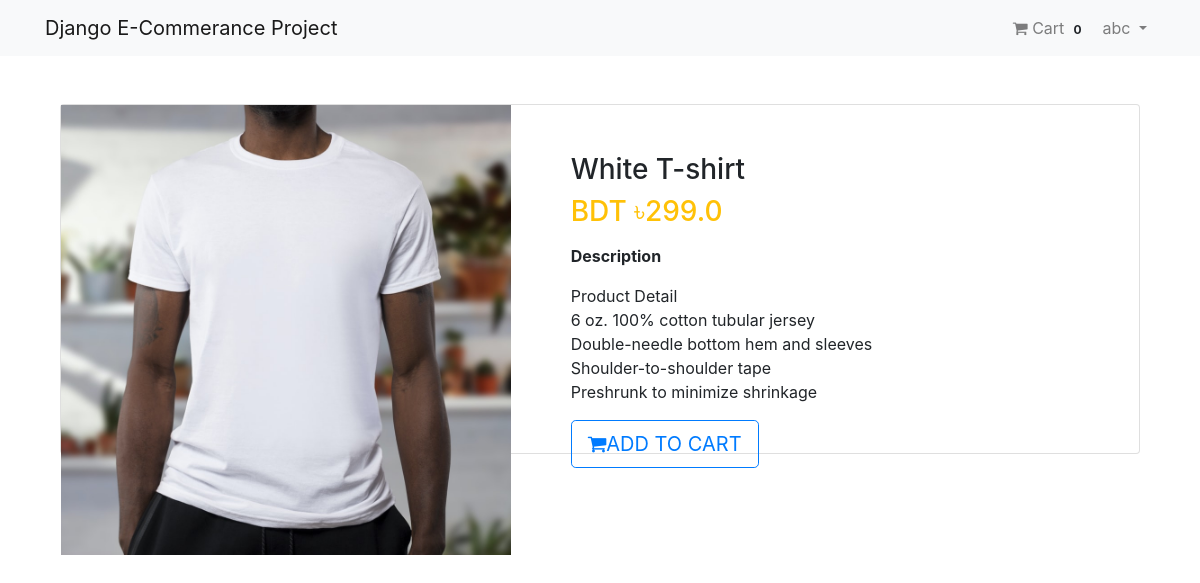
Screenshot of /product/1/ (signed in) with the database file from the repository.
### App_Login/models.py (models this page shows, shortened)
class User(AbstractBaseUser, PermissionsMixin):
    email = models.EmailField(unique=True, null=False)
    is_staff = models.BooleanField(
        translate('staff status'),
        default=False,
        help_text= translate('Designates whether the user can log in this site')
    )
    is_active = models.BooleanField(
        translate('active'),
        default=True,
        help_text = translate('Designates whether this user should be treates as active. Unselect this instead of delecting Accounts')
    )
    USERNAME_FIELD = 'email'
    object = MyUserManager()

class Profile(models.Model):
    user = models.OneToOneField(User, on_delete=models.CASCADE, related_name='profile')
    username = models.CharField(max_length=264, blank=True)
    full_name = models.CharField(max_length=264, blank=True)
    address_1 = models.TextField(max_length=300, blank=True)
    city = models.CharField(max_length=40, blank=True)
    zipcode = models.CharField(max_length=10, blank=True)
    country = models.CharField(max_length=50, blank=True)
    phone = models.CharField(max_length=20, blank=True)
    date_joined = models.DateTimeField(auto_now=True)

### App_Order/models.py (models this page shows, shortened)
class Order(models.Model):
    orderitems = models.ManyToManyField(Cart)
    user = models.ForeignKey(settings.AUTH_USER_MODEL, on_delete=models.CASCADE)
    ordered = models.BooleanField(default=False)
    created = models.DateTimeField(auto_now_add=True)
    paymentId = models.CharField(max_length=264, blank=True, null=True)
    orderId = models.CharField(max_length=200, blank= True, null =True)

### App_Shop/models.py (models this page shows, shortened)
class Product(models.Model):
    mainimage = models.ImageField(upload_to = 'Products')
    name = models.CharField(max_length=264)
    category = models.ForeignKey(Category, on_delete=models.CASCADE, related_name='category')
    preview_text = models.TextField(max_length=200, verbose_name='Preview Text')
    detail_text = models.TextField(max_length=1000, verbose_name='Description')
    price =models.FloatField()
    old_price = models.FloatField(default=0.00)
    created = models.DateTimeField(auto_now_add=True)
    class Meta:
        ordering= ['-created',]

### App_Shop/views.py (the view)
# urls.py: path('product/<pk>/', views.Productdetail.as_view(), name='product_detail'),
class Productdetail(LoginRequiredMixin,DetailView):
    model = Product
    template_name = 'App_Shop/product_detail.html'

### App_Order/templatetags/cart_tag.py (called while the page is built)
@register.filter
def cart_total(user):
    order = Order.objects.filter(user=user, ordered=False)
    if order.exists():
        return order[0].orderitems.count()
    else:
        return 0

### templates/App_Shop/product_detail.html
{% extends 'base.html' %}
{% block body_block %}
<div class="container my-5">
    <div class="card">
        <div class="row">
            <aside class="col-sm-5 border-right">
                <article class="gallery-wrap">
                    <div class="img-big-wrap">
                        <div>
                            <a href=""><img src="/media/{{object.mainimage}}" style="width: 450px"></a>
                        </div>
                    </div>
                </article>
            </aside>
            <aside class="col-sm-7">
                <article class="card-body p-5">
                    <h3 class="title mp-3">{{object.name}}</h3>
                    <p class="price-detail-wrap">
                        <span class="price h3 text-warning">
                            <span class="currency">BDT &#2547;</span><span class="num">{{object.price}}</span>
                        </span>
                    </p>
                    <dl class="item-property">
                        <dt>Description</dt>
                        <dd>
                            <p>{{object.detail_text|linebreaks}}</p>
                        </dd>
                    </dl>
                    <a href="{% url 'App_Order:add' pk=object.pk %}" class="btn btn-lg btn-outline-primary text-uppercase"><i class="fa fa-shopping-cart"></i>Add to Cart</a>
                </article>
            </aside>
        </div>
    </div>
</div>
{% endblock %}

### templates/navbar.html (shortened to what this page needs)
{% load cart_tag %}
<nav class="navbar navbar-expand-lg bg-light navbar-light">
    <div class="container">
    <a class="navbar-brand" href="{% url 'App_Shop:home'%}"> Django E-Commerance Project</a>
        <div class="collapse navbar-collapse" id="navbarNav">
            <ul class="navbar-nav ml-auto">
                {% if request.user.is_authenticated %}
                <li class="nav-item">
                    <a href="{% url 'App_Order:cart' %}" class="nav-link">
                        <i class="fa fa-shopping-cart"></i> Cart
                        <span class="badge badge-light">{{request.user | cart_total}}</span>
                    </a>
                </li>
                <li class="nav-item dropdown">
                    <a href="" class="nav-link dropdown-toggle" id="navbarDropdown"
                    role="button" data-toggle="dropdown" aria-haspopup="true"
                    aria-expanded="false">
                    {{request.user.profile.username}}
                    </a>
                </li>
                {% else %}
                <li class="nav-item">
                    <a class="btn btn-primary" href="{% url 'App_Login:login'%}">Login</a>
                </li>
                {% endif %}
            </ul>
        </div>
    </div>
</nav>

### static/css/main.css (style rules this page uses)
.gallery-wrap .img-big-wrap img { height: 450px; width: auto; display: inline-block; cursor: zoom-in; }

### templates/base.html (style rules this page uses)
.card { height: 350px; }

### rows the page displays
User: user|cart_total "0", user.profile.username "abc"
Product: mainimage (picture), name "White T-shirt", price "299.0", detail_text "Product Detail 6 oz. 100% cotton tubular jersey Double-needle bottom hem and sleeves Shoulder-to-shoulder tape Preshrunk to minimize shrinkage"
